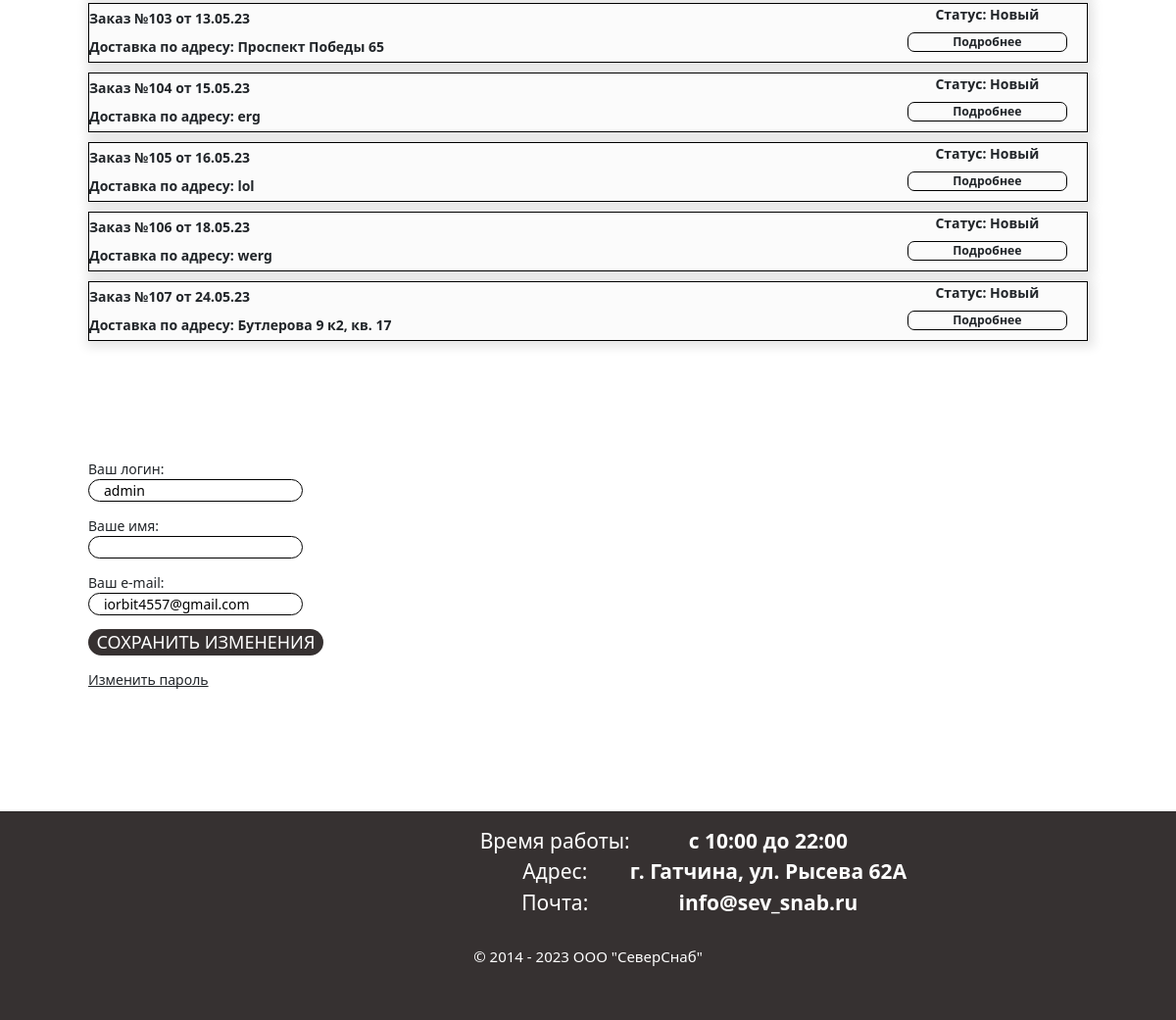
Page /account/ (signed in, lower part) on the earlier database version.
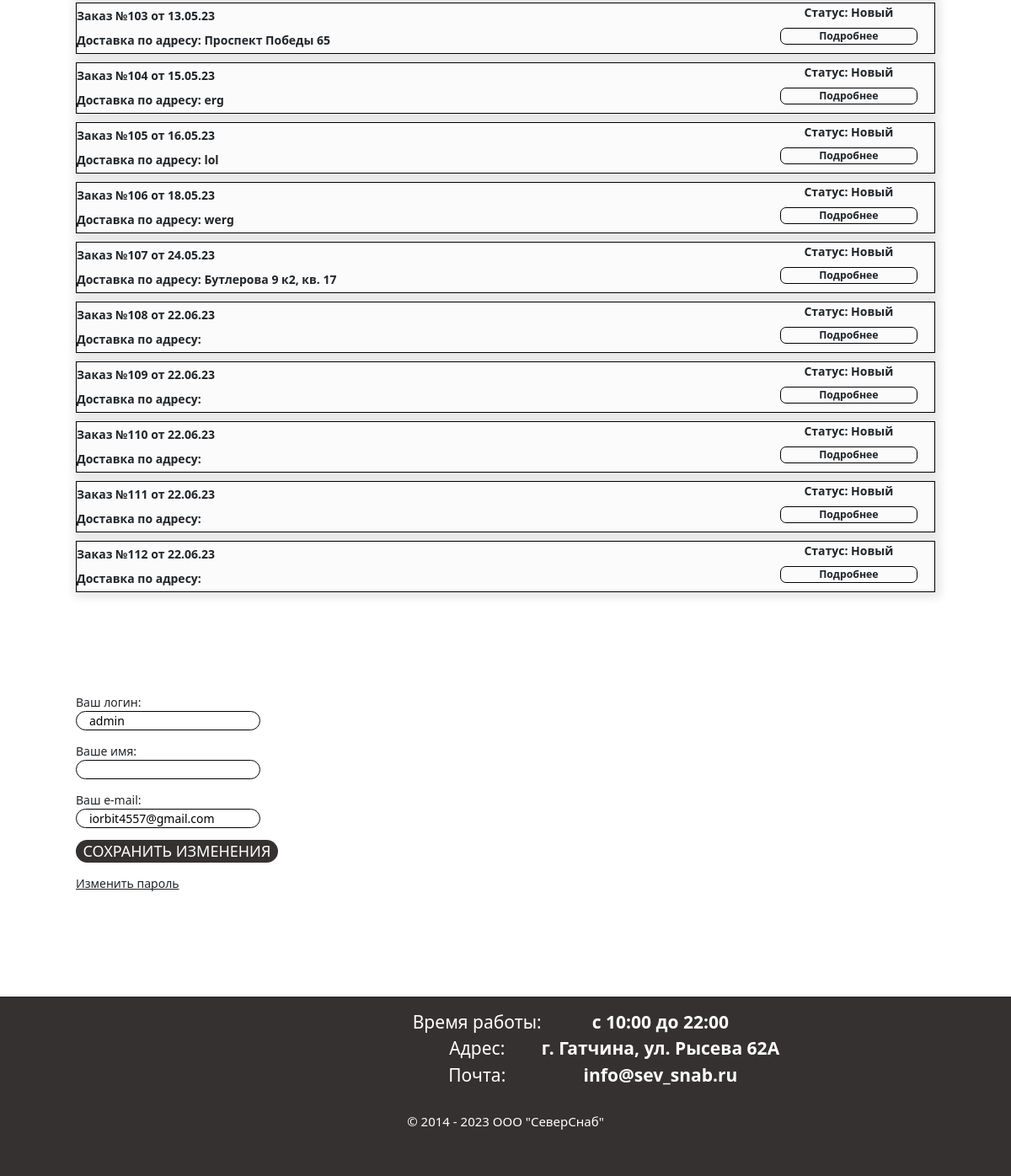
Same page on the later database version.
### orders/models.py (models this page shows, shortened)
class Order(models.Model):
    status = models.CharField('Статус', max_length=20, choices=STATUS_CHOICES, default='new')
    user = models.ForeignKey(User, on_delete=models.CASCADE, null=True)
    type = models.CharField('Тип клиента', max_length=200, null=True)
    full_name = models.CharField('Ф.И.О.', max_length=200, null=True)
    phone = models.CharField('Телефон', max_length=200, null=True)
    email = models.EmailField('Email', null=True)
    address = models.CharField('Адрес', max_length=250, blank=True)
    postal_code = models.CharField('Почтовый индекс', max_length=20)
    way_to_get = models.CharField('Способ получения', max_length=200, null=True, blank=True)
    comment = models.TextField('Комментарий', null=True, blank=True)
    created = models.DateTimeField('Создано',auto_now_add=True)
    updated = models.DateTimeField('Обновлено', auto_now=True)
    paid = models.BooleanField('Оплачено', default=False)
    manager_status = models.BooleanField('Рассмотрено', default=False, blank=False)

### account/views.py (the view)
# urls.py: path('', views.dashboard, name='dashboard'),
@login_required
def dashboard(request):
    favorite_products = Product.objects.filter(favorite__user=request.user)
    orders = models.Order.objects.filter(user=request.user)
    if request.method == 'POST':
        form = UserChangeForm(request.POST, instance=request.user)
        if form.is_valid():
            form.save()
    else:
        form = UserChangeForm(instance=request.user)
    data = {
        'favorite_products': favorite_products,
        'orders': orders,
        'form': form,
        'user': request.user,
        'section': 'dashboard',
    }
    return render(request, 'account/dashboard.html', data)

### account/forms.py
class UserChangeForm(UserChangeForm):
    class Meta(UserChangeForm.Meta):
        model = User
        fields = ('username', 'first_name', 'last_name', 'email')

### cart/cart.py (called while the page is built)
    def __len__(self):
        return sum(item['quantity'] for item in self.cart.values())

### cart/context_processors.py (called while the page is built)
def cart(request):
    return {'cart': Cart(request)}

### account/templates/account/dashboard.html (shortened to what this page needs)
{% extends 'shop/base.html' %}
{% load static %}
{% block content %}
    <div class="dashboard">
        <div class="dashboard_body">
            <div class="dashboard_content">
                <div id="orders" class="tab-content">
                    <div id="orders-body">
                        {% if orders %}
                            {% for order in orders %}
                                <div class="order_item">
                                    <table class="order-positions">
                                        <tbody>
                                        <tr>
                                            <td>Заказ №{{ order.id }} от {{ order.created|date:"d.m.y" }}</td>
                                            <td>Статус: {{ order.get_status_display }}</td>
                                        </tr>
                                        <tr>
                                            <td>Доставка по адресу: {{ order.address }}</td>
                                            <td><a href="{% url 'order-detail' order.id %}"><small>Подробнее</small></a></td>
                                        </tr>
                                        </tbody>
                                    </table>
                                </div>
                            {% endfor %}
                        {% else %}
                            <h3>Вы ещё не сделали ни одного заказа</h3>
                        {% endif %}
                    </div>
                </div>
                <div id="profile" class="tab-content">
                    <form method="post">
                        <p>Ваш логин: {{ form.username }}</p>
                        <p>Ваше имя: {{ form.first_name }}</p>
                        <p>Ваш e-mail: {{ form.email }}</p>
                        <p><input class="save-changes" type="submit" value="Сохранить изменения"></p>
                    </form>
                    <a href="{% url 'password-change' %}"><u>Изменить пароль</u></a>
                </div>
            </div>
        </div>
    </div>
    </div>
{% endblock %}

### shop/templates/shop/base.html (shortened to what this page needs)
{% load static %}
<!DOCTYPE html>
<html lang="en">
    <head>
        <link rel="stylesheet" href="{% static 'shop/css/reset.css' %}">
        <link rel="stylesheet" href="{% static 'shop/css/bootstrap.min.css' %}">
        <link rel="stylesheet" href="{% static 'shop/css/style.css' %}">
        <link rel="stylesheet"
              href="https://cdn.jsdelivr.net/npm/@fortawesome/fontawesome-free@6.2.1/css/fontawesome.min.css"
>
        <link rel="stylesheet"
              href="https://cdnjs.cloudflare.com/ajax/libs/animate.css/4.1.1/animate.min.css" />
    </head>
<body>
    <div class="main-content">
        {% block content %}{% endblock %}
</body>
<footer>
    <hr>
    <div class="footer-body">
        <div class="footer-second-floor">
            <div class="footer-timetable">
                <table>
                    <tbody>
                        <tr>
                            <td>Время работы:</td>
                            <td>с 10:00 до 22:00</td>
                        </tr>
                        <tr>
                            <td>Адрес:</td>
                            <td>г. Гатчина, ул. Рысева 62А</td>
                        </tr>
                        <tr>
                            <td>Почта:</td>
                            <td>
                                <a href="mailto: info@sev_snab.ru">info@sev_snab.ru</a>
                            </td>
                        </tr>
                    </tbody>
                </table>
            </div>
        </div>
    </div>
    <div class="underfooter_container">
        <div class="underfooter_body">
            <div class="underfooter">
                <h3>&#169 2014 - 2023 ООО "СеверСнаб"</h3>
            </div>
        </div>
    </div>
</footer>
</html>

### shop/static/shop/css/style.css (style rules this page uses)
html { position: relative; min-height: 100%; }
body { height: 100%; margin-right: 0; }
a { color: inherit; text-decoration: none; }
u { text-decoration-skip-ink: none; }
.main-content { padding-top: 10vw; }
footer { position: relative; bottom: 0; width: 100%; background: #363131; flex: 0 0 auto; min-height: calc(100vh - 587px); color: white; }
.footer-body { width: 85%; display: block; margin: 0 auto; }
.footer-second-floor { display: flex; align-items: center; justify-content: space-evenly; gap: 30px; }
.footer-timetable { font-size: 30px; text-align: center; }
.footer-timetable tr td:last-child { font-weight: bold; }
footer hr { border-width: 1px; color: black; }
.underfooter { display: flex; justify-content: center; align-items: center; padding-bottom: 10px; }
.underfooter h3 { margin: 30px auto; color: #fff; font-size: 15px; font-weight: 400; }
@media screen and (min-width: 768px) and (max-width: 1200px) { .footer-timetable { font-size: 2vw; } }
@media screen and (min-width: 1200px) { .footer-timetable { font-size: 1.75vw; } }
.order_body h2, h3 { font-weight: bold; }
.dashboard { width: 100%; display: flex; align-content: center; justify-content: center; }
.dashboard_body { width: 85%; }
#orders { width: 100%; display: flex; align-items: center; justify-content: center; margin-bottom: 110px; }
#orders-body { width: 100%; }
#profile { width: 100%; margin-bottom: 110px; }
#profile form p:nth-child(-n + 4) input { display: flex; border: 1px solid black; border-radius: 30px; padding-left: 15px; }
.save-changes { background-color: #363131; color: white; text-align: center; text-transform: uppercase; padding: unset; border-radius: 30px; }
@media screen and (min-width: 768px) and (max-width: 1200px) { .save-changes { width: 27vw; font-size: 2vw; } }
@media screen and (min-width: 1200px) { .save-changes { width: 20vw; font-size: 1.5vw; } }
.order-positions { width: 100%; border: 1px solid black; background: #fbfbfb; box-shadow: 2px 2px 10px 4px rgba(0, 0, 0, 0.1); margin-bottom: 10px; }
.order-positions a { border: 1px solid black; border-radius: 7px; width: 80%; display: flex; align-content: center; justify-content: center; }
.order-positions td { font-weight: bold; }
.order-positions td:nth-child(1) { width: 80%; height: 30px; }
.order-positions td:nth-child(2) { text-align: center; }
.order-positions td:last-child { display: flex; align-items: center; justify-content: center; }

Differences in the rows shown:
added Order: id "108", created "22.06.23", status "Новый"
added Order: id "109", created "22.06.23", status "Новый"
added Order: id "110", created "22.06.23", status "Новый"
added Order: id "111", created "22.06.23", status "Новый"
added Order: id "112", created "22.06.23", status "Новый"
